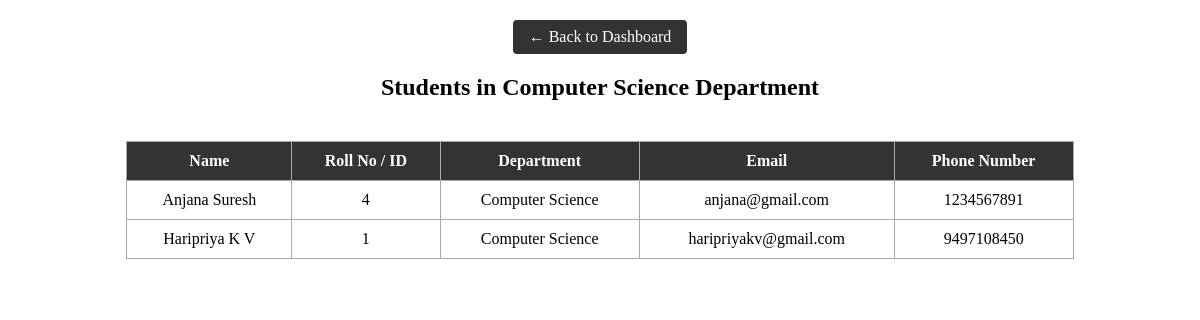
Page /student_details/ (signed in) on the earlier database version.
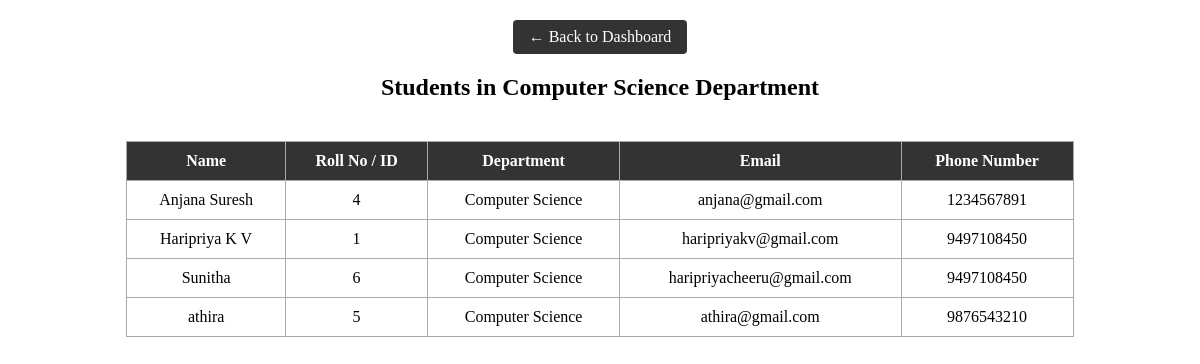
Same page on the later database version.
### lmsapp/models.py (models this page shows, shortened)
class student(models.Model):
    name = models.CharField(max_length=50)
    year = models.CharField(max_length=50)
    department = models.CharField(max_length=50)
    email = models.CharField(max_length=50)
    phone= models.IntegerField()
    username = models.CharField(max_length=50)
    password = models.CharField(max_length=50)

### lmsapp/views.py (the view)
# urls.py: path('student_details/', views.student_details, name='student_details'),
def student_details(request):
    teacher_id = request.session.get('id')
    if not teacher_id:
        return redirect('teacherlogin')
    teacher_obj = teacher.objects.get(id=teacher_id)
    students = student.objects.filter(department=teacher_obj.department).order_by('name')
    return render(request, 'student_details.html', {
        'students': students,
        'department': teacher_obj.department
    })

### templates/student_details.html (shortened to what this page needs)
<!DOCTYPE html>
<html lang="en">
<head>
</head>
<body>
    <a href="{% url 'teacherdashboard' %}" class="back-btn">← Back to Dashboard</a>
    <h2 style="text-align:center;">Students in {{ department }} Department</h2>
    <table>
        <tr>
            <th>Name</th>
            <th>Roll No / ID</th>
            <th>Department</th>
            <th>Email</th>
            <th>Phone Number</th>
        </tr>
        {% for student in students %}
        <tr>
            <td>{{ student.name }}</td>
            <td>{{ student.id }}</td>
            <td>{{ student.department }}</td>
            <td>{{ student.email }}</td>
            <td>{{ student.phone }}</td>
        </tr>
        {% empty %}
        <tr>
            <td colspan="5">No students found in this department.</td>
        </tr>
        {% endfor %}
    </table>
</body>
</html>

Differences in the rows shown:
added student: name "Sunitha", id "6", department "Computer Science", email "haripriyacheeru@gmail.com", phone "9497108450"
added student: name "athira", id "5", department "Computer Science", email "athira@gmail.com", phone "9876543210"
